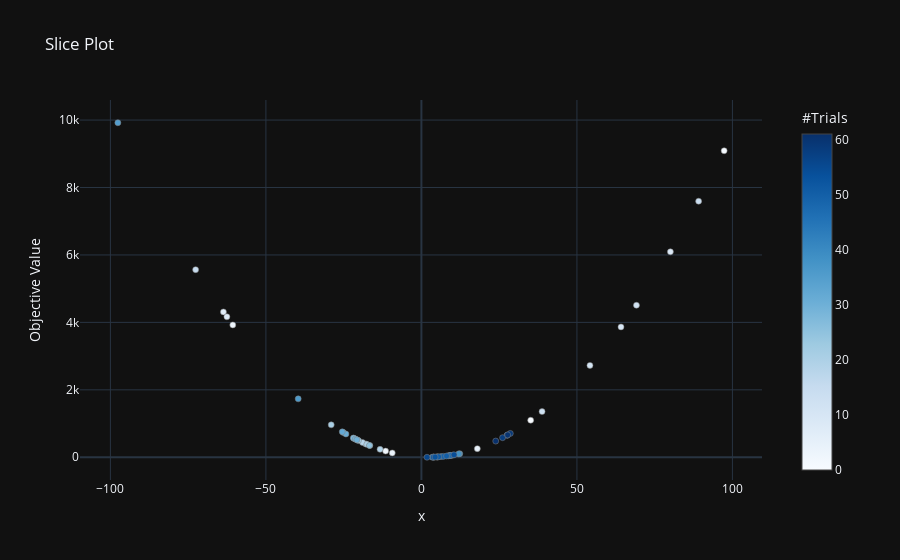
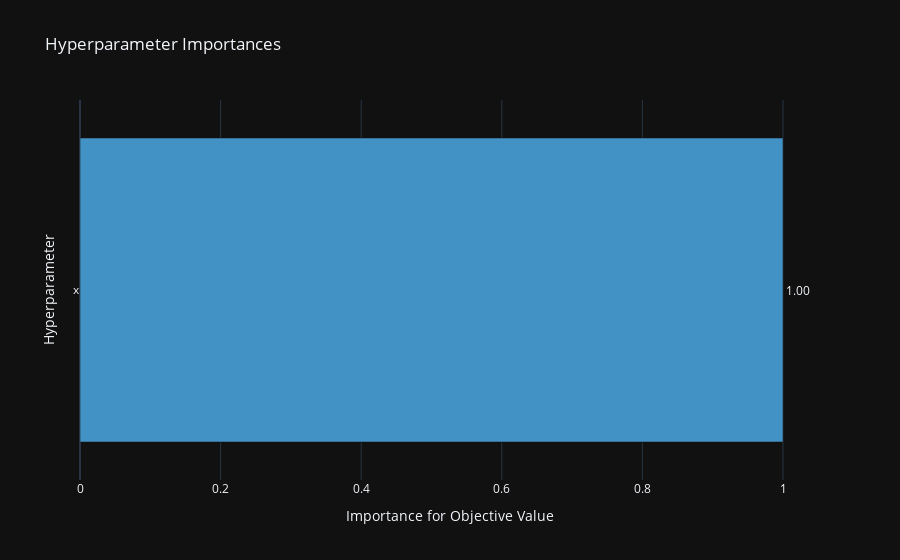

Notebook code for these charts, in order:
### Code cell
def optimize_results():
    optuna.visualization.plot_slice(study).show()
    optuna.visualization.plot_contour(study, params=["x"]).show()
    # optuna.visualization.plot_contour(study, params=["q", "eps"]).show()
    optuna.visualization.plot_param_importances(study).show()
    # return study.best_trial.params["eps"], study.best_trial.params["q"]

optimization_res = optimize_results()

### Figure 1 — Plotly figure (JSON) as saved in the notebook; plotly's stock layout.template omitted (floating-point values rounded to 4 significant figures)
{"data": [{"marker": {"color": [0, 1, 2, 3, 4, 5, 6, 7, 8, 9, 10, 11, 12, 13, 14, 15, 16, 17, 18, 19, 20, 21, 22, 23, 24, 25, 26, 27, 28, 29, 30, 31, 32, 33, 34, 35, 36, 37, 38, 39, 40, 41, 42, 43, 44, 45, 46, 47, 48, 49, 50, 51, 52, 53, 54, 55, 56, 57, 58, 59, 60, 61], "colorbar": {"title": {"text": "#Trials"}, "x": 1.0, "xpad": 40}, "colorscale": [[0.0, "rgb(247,251,255)"], [0.125, "rgb(222,235,247)"], [0.25, "rgb(198,219,239)"], [0.375, "rgb(158,202,225)"], [0.5, "rgb(107,174,214)"], [0.625, "rgb(66,146,198)"], [0.75, "rgb(33,113,181)"], [0.875, "rgb(8,81,156)"], [1.0, "rgb(8,48,107)"]], "line": {"color": "Grey", "width": 0.5}}, "mode": "markers", "showlegend": false, "x": [35.14, 97.34, -11.5, -60.64, -9.373, 17.99, 9.468, -63.65, -62.54, 80.06, 64.17, 54.19, 69.15, 38.8, 89.15, -72.59, -20.67, -17.9, -18.94, -13.3, -17.55, -29.0, -20.23, -21.73, -16.59, -16.7, -21.32, -25.1, -21.88, -21.25, -20.75, -24.27, -25.45, 8.786, 12.32, -97.6, -39.62, 9.492, 11.98, 3.957, 6.312, 5.106, 4.97, 3.488, 5.185, 10.14, 8.803, 9.505, 3.943, 7.065, 8.081, 5.528, 3.858, 4.427, 10.49, 27.58, 1.805, 27.55, 26.1, 28.59, 27.74, 23.9], "y": [1098.0, 9090.0, 182.3, 3924.0, 129.3, 255.5, 55.77, 4311.0, 4165.0, 6093.0, 3866.0, 2724.0, 4509.0, 1354.0, 7594.0, 5564.0, 514.1, 396.1, 438.7, 234.1, 382.2, 961.0, 494.1, 563.1, 345.6, 349.6, 543.9, 734.3, 570.3, 540.6, 517.5, 690.3, 753.2, 46.05, 106.5, 9921.0, 1732.0, 56.13, 99.65, 3.831, 18.6, 9.647, 8.824, 2.215, 10.14, 66.18, 46.29, 56.32, 3.774, 25.65, 36.98, 12.45, 3.453, 5.888, 72.1, 654.5, 0.03803, 652.6, 580.8, 707.2, 662.4, 479.6], "type": "scatter"}], "layout": {"title": {"text": "Slice Plot"}, "xaxis": {"title": {"text": "x"}}, "yaxis": {"title": {"text": "Objective Value"}}}}

### Figure 2 — Plotly figure (JSON) as saved in the notebook; plotly's stock layout.template omitted (floating-point values rounded to 4 significant figures)
{"data": [{"cliponaxis": false, "hovertemplate": ["x (UniformDistribution): 1.0<extra></extra>"], "marker": {"color": "rgb(66,146,198)"}, "orientation": "h", "text": ["1.0"], "textposition": "outside", "texttemplate": "%{text:.2f}", "x": [1.0], "y": ["x"], "type": "bar"}], "layout": {"showlegend": false, "title": {"text": "Hyperparameter Importances"}, "xaxis": {"title": {"text": "Importance for Objective Value"}}, "yaxis": {"title": {"text": "Hyperparameter"}}}}
